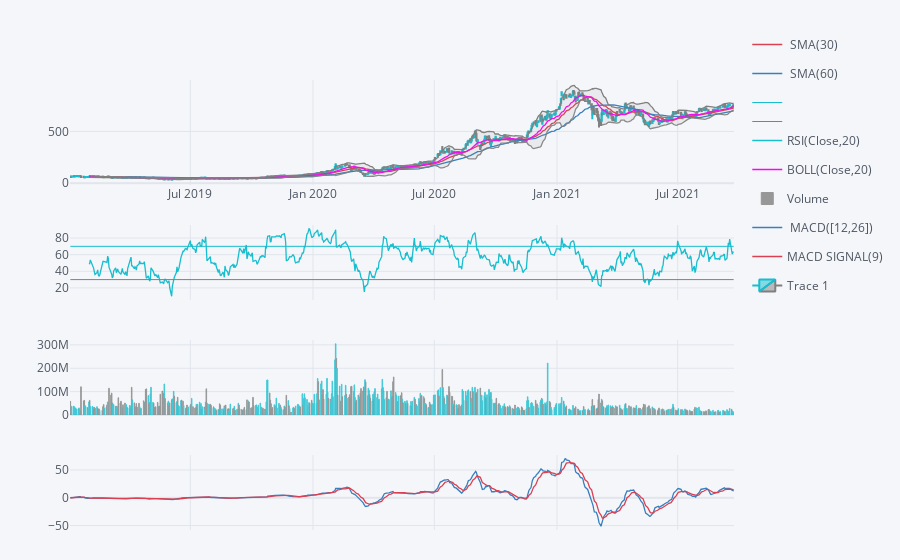

The notebook cell saved with this chart:
### Code cell
qf = cf.QuantFig(tsla)
qf.add_sma([30,60], color=['red', 'blue'])
qf.add_rsi(periods=20, color='java')
qf.add_bollinger_bands(periods=20, boll_std=2,
                       colors=['magenta', 'grey'],fill=True)
qf.add_volume()
qf.add_macd()
qf.iplot()

### Figure 1 — Plotly figure (JSON) as saved in the notebook; plotly's stock layout.template omitted (floating-point values rounded to 4 significant figures; data arrays with more than 128 entries replaced by an {"elided": "..."} marker saying what was removed)
{"data": [{"line": {"color": "rgba(219, 64, 82, 1.0)", "dash": "solid", "shape": "linear", "width": 1.3}, "mode": "lines", "name": " SMA(30)", "text": "", "type": "scatter", "x": {"elided": "688 str values"}, "y": {"elided": "688 mixed values"}, "yaxis": "y2"}, {"line": {"color": "rgba(55, 128, 191, 1.0)", "dash": "solid", "shape": "linear", "width": 1.3}, "mode": "lines", "name": " SMA(60)", "text": "", "type": "scatter", "x": {"elided": "688 str values"}, "y": {"elided": "688 mixed values"}, "yaxis": "y2"}, {"legendgroup": "RSI(Close,20)", "line": {"color": "rgba(23, 190, 207, 1.0)", "dash": "solid", "shape": "linear", "width": 1.3}, "mode": "lines", "name": "RSI(Close,20)", "showlegend": true, "text": "", "type": "scatter", "x": {"elided": "688 str values"}, "y": {"elided": "688 mixed values"}, "yaxis": "y3"}, {"legendgroup": "RSI(Close,20)", "line": {"color": "grey", "width": 1}, "mode": "lines", "name": "", "showlegend": true, "text": "", "type": "scatter", "x": {"elided": "688 str values"}, "y": {"elided": "688 int values"}, "yaxis": "y3"}, {"legendgroup": "RSI(Close,20)", "line": {"color": "#17BECF", "width": 1}, "mode": "lines", "name": "", "showlegend": true, "text": "", "type": "scatter", "x": {"elided": "688 str values"}, "y": {"elided": "688 int values"}, "yaxis": "y3"}, {"legendgroup": "BOLL(Close,20)", "line": {"color": "rgba(255, 0, 255, 1.0)", "dash": "solid", "shape": "linear", "width": 1.3}, "mode": "lines", "name": "BOLL(Close,20)", "showlegend": true, "text": "", "type": "scatter", "x": {"elided": "688 str values"}, "y": {"elided": "688 mixed values"}, "yaxis": "y2"}, {"legendgroup": "BOLL(Close,20)", "line": {"color": "rgba(128, 128, 128, 1.0)", "dash": "solid", "shape": "linear", "width": 1.3}, "mode": "lines", "name": "UPPER(Close,20)", "showlegend": false, "text": "", "type": "scatter", "x": {"elided": "688 str values"}, "y": {"elided": "688 mixed values"}, "yaxis": "y2"}, {"fill": "tonexty", "fillcolor": "rgba(128, 128, 128, 0.1)", "legendgroup": "BOLL(Close,20)", "line": {"color": "rgba(128, 128, 128, 0.8999999999999999)", "dash": "solid", "shape": "linear", "width": 1.3}, "mode": "lines", "name": "LOWER(Close,20)", "showlegend": false, "text": "", "type": "scatter", "x": {"elided": "688 str values"}, "y": {"elided": "688 mixed values"}, "yaxis": "y2"}, {"marker": {"color": {"elided": "688 str values"}, "line": {"color": {"elided": "688 str values"}, "width": 1}}, "name": "Volume", "opacity": 0.8, "orientation": "v", "text": "", "type": "bar", "x": {"elided": "688 str values"}, "y": {"elided": "688 float values"}, "yaxis": "y4"}, {"line": {"color": "rgba(55, 128, 191, 1.0)", "dash": "solid", "shape": "linear", "width": 1.3}, "mode": "lines", "name": " MACD([12,26])", "text": "", "type": "scatter", "x": {"elided": "688 str values"}, "y": {"elided": "688 float values"}, "yaxis": "y5"}, {"line": {"color": "rgba(219, 64, 82, 1.0)", "dash": "solid", "shape": "linear", "width": 1.3}, "mode": "lines", "name": "MACD SIGNAL(9)", "text": "", "type": "scatter", "x": {"elided": "688 str values"}, "y": {"elided": "688 float values"}, "yaxis": "y5"}, {"close": {"elided": "688 float values"}, "decreasing": {"line": {"color": "#808080"}}, "high": {"elided": "688 float values"}, "increasing": {"line": {"color": "#17BECF"}}, "low": {"elided": "688 float values"}, "name": "Trace 1", "open": {"elided": "688 float values"}, "showlegend": true, "type": "candlestick", "x": {"elided": "688 str values"}, "yaxis": "y2"}], "layout": {"legend": {"bgcolor": "#F5F6F9", "font": {"color": "#4D5663"}}, "margin": {"b": 30, "l": 30, "r": 30, "t": 30}, "paper_bgcolor": "#F5F6F9", "plot_bgcolor": "#F5F6F9", "showlegend": true, "title": {"font": {"color": "#4D5663"}}, "xaxis": {"anchor": "y2", "gridcolor": "#E1E5ED", "rangeselector": {"bgcolor": "rgba(150, 200, 250, 1)", "buttons": [{"count": 1, "label": "1m", "step": "month", "stepmode": "backward"}, {"count": 1, "label": "1y", "step": "year", "stepmode": "backward"}], "font": {"size": 13}, "visible": false, "x": 0, "y": 0.9}, "rangeslider": {"visible": false}, "showgrid": true, "tickfont": {"color": "#4D5663"}, "title": {"font": {"color": "#4D5663"}, "text": ""}, "zerolinecolor": "#E1E5ED"}, "yaxis": {"gridcolor": "#E1E5ED", "showgrid": true, "showticklabels": false, "tickfont": {"color": "#4D5663"}, "title": {"font": {"color": "#4D5663"}, "text": ""}, "zerolinecolor": "#E1E5ED"}, "yaxis2": {"domain": [0.69, 0.9], "gridcolor": "#E1E5ED", "showgrid": true, "tickfont": {"color": "#4D5663"}, "title": {"font": {"color": "#4D5663"}, "text": ""}, "zerolinecolor": "#E1E5ED"}, "yaxis3": {"domain": [0.46, 0.61], "gridcolor": "#E1E5ED", "showgrid": true, "tickfont": {"color": "#4D5663"}, "title": {"font": {"color": "#4D5663"}, "text": ""}, "zerolinecolor": "#E1E5ED"}, "yaxis4": {"domain": [0.23, 0.38], "gridcolor": "#E1E5ED", "showgrid": true, "tickfont": {"color": "#4D5663"}, "title": {"font": {"color": "#4D5663"}, "text": ""}, "zerolinecolor": "#E1E5ED"}, "yaxis5": {"domain": [0, 0.15], "gridcolor": "#E1E5ED", "showgrid": true, "tickfont": {"color": "#4D5663"}, "title": {"font": {"color": "#4D5663"}, "text": ""}, "zerolinecolor": "#E1E5ED"}}}
